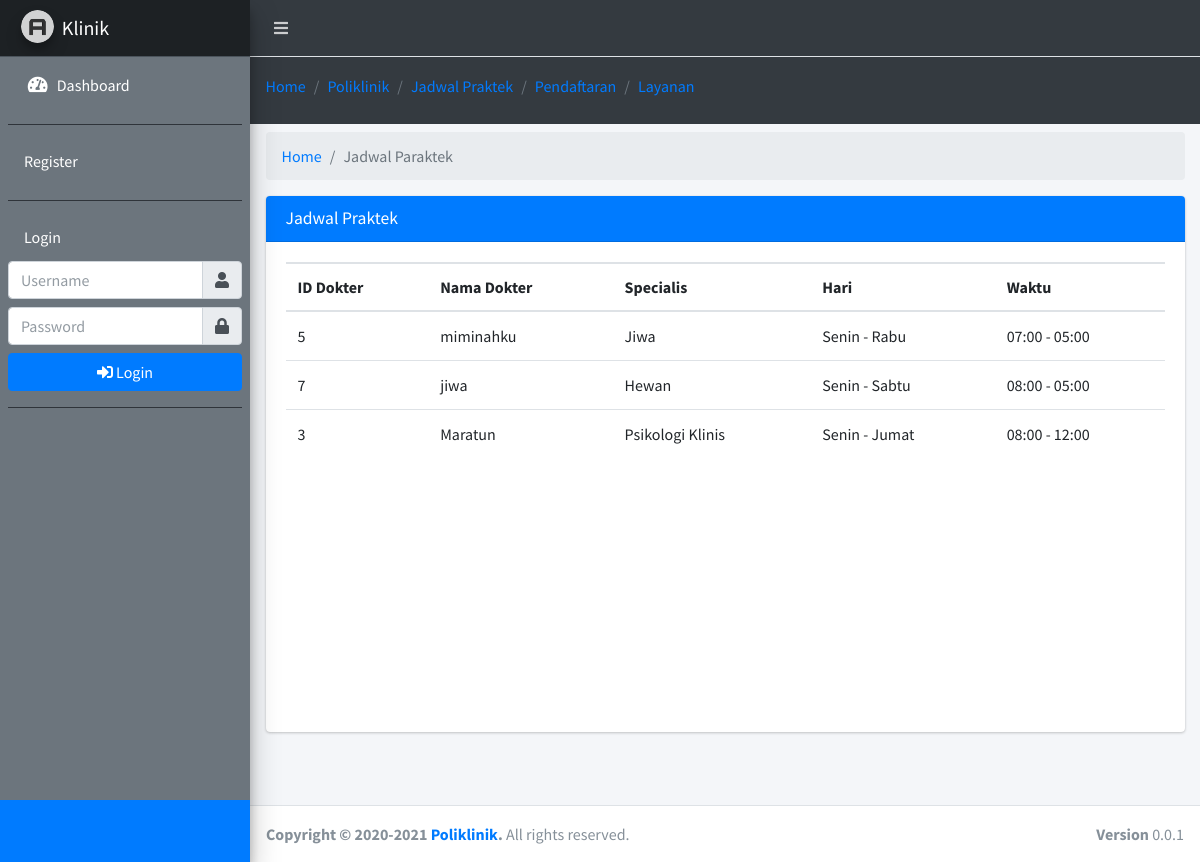
The page /?page=jadwal_praktek on the database as committed earlier.
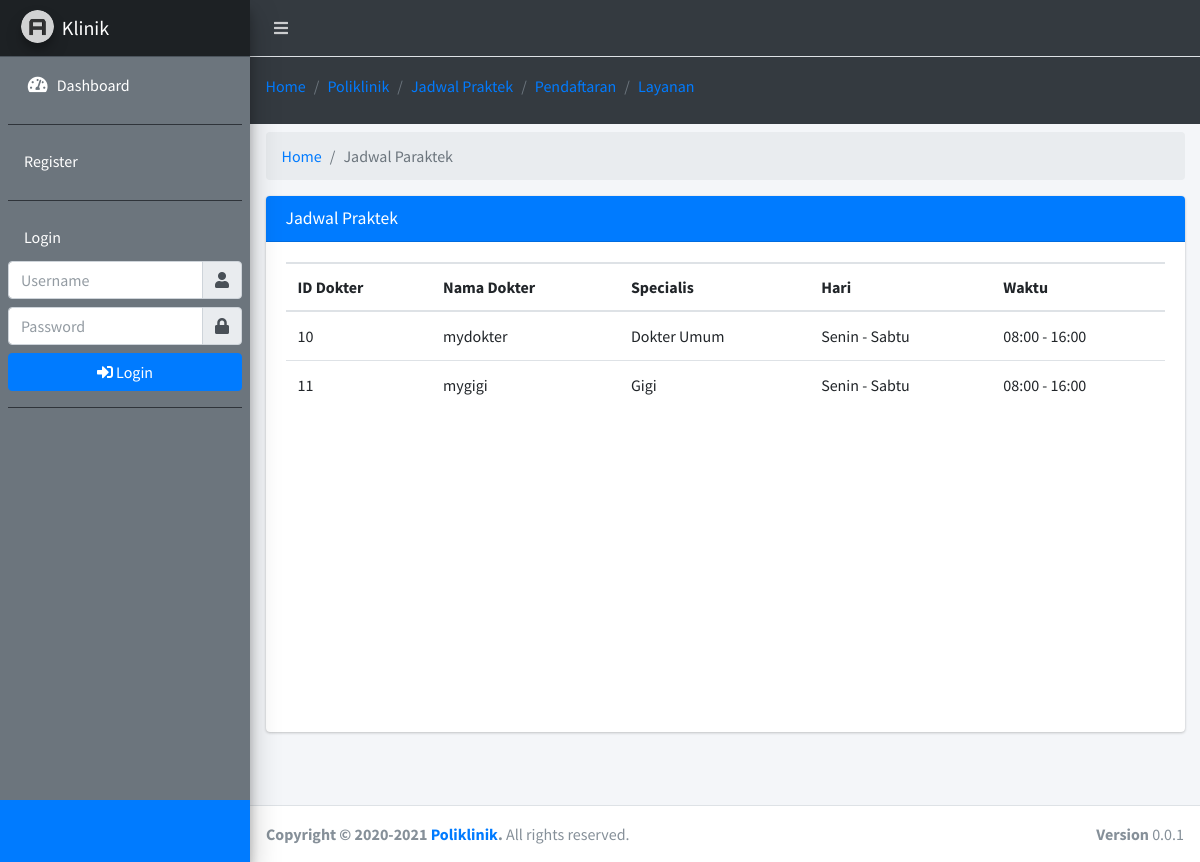
The same page on the database as committed later.
### tables this page shows
CREATE TABLE `tb_jadwal_praktek` (
  `id_jadwal_praktek` int(15) NOT NULL,
  `id_dokter` char(15) NOT NULL,
  `id_specialis` char(15) NOT NULL,
  `hari_awal` varchar(225) NOT NULL,
  `hari_akhir` varchar(225) NOT NULL,
  `waktu_buka` varchar(225) NOT NULL,
  `waktu_tutup` varchar(225) NOT NULL
);

CREATE TABLE `tb_dokter` (
  `id_dokter` int(11) NOT NULL,
  `id_user` char(15) NOT NULL,
  `id_specialis` char(15) NOT NULL
);

CREATE TABLE `tb_user` (
  `id_user` char(15) NOT NULL,
  `username` varchar(50) NOT NULL,
  `password` varchar(225) NOT NULL,
  `confirm_password` varchar(225) NOT NULL,
  `nama_user` varchar(30) NOT NULL,
  `jenis_kelamin` varchar(10) NOT NULL,
  `gol_darah` varchar(10) NOT NULL,
  `tempat_lahir` varchar(100) NOT NULL,
  `tanggal_lahir` varchar(225) NOT NULL,
  `agama` varchar(10) NOT NULL,
  `tgl_masuk` varchar(225) NOT NULL
);

CREATE TABLE `tb_specialis` (
  `id_specialis` char(15) NOT NULL,
  `specialis` varchar(50) NOT NULL
);

### home/jadwal_praktek.php (the view)
<div class="row mt-2">
	<div class="col-sm-12">
		<ol class="breadcrumb">
          <li class="breadcrumb-item"><a href="#">Home</a></li>
          <li class="breadcrumb-item active">Jadwal Paraktek</li>
        </ol>
	</div>
</div>
<div class="card">
	<div class="card-header bg-blue">
		<h5 class="card-title">Jadwal Praktek</h5>
	</div>
	<div class="card-body">
		<div class="row">
			<div class="col-sm-12">
				<div class="table-responsive p-0" style="height: 450px;">
					<table class="table table-head-fixed text-nowrap font-10">
						<thead>
							<tr>
								<th>ID Dokter</th>
								<th>Nama Dokter</th>
								<th>Specialis</th>
								<th>Hari</th>
								<th>Waktu</th>
							</tr>
						</thead>
						<tbody>
						<?php
						$sqls = mysqli_query($koneksi, "SELECT * FROM tb_jadwal_praktek X INNER JOIN tb_dokter Y ON y.id_dokter = x.id_dokter INNER JOIN tb_specialis z ON z.id_specialis = x.id_specialis INNER JOIN tb_user a ON a.id_user = y.id_user");
						while ($ds = mysqli_fetch_array($sqls)) { ?>
							<tr>
								<td><?= $ds['id_dokter']; ?></td>
								<td><?= $ds['nama_user']; ?></td>
								<td><?= $ds['specialis']; ?></td>
								<td><?= $ds['hari_awal']." - ".$ds['hari_akhir']; ?></td>
								<td><?= $ds['waktu_buka']." - ".$ds['waktu_tutup']; ?></td>
							</tr>
						<?php }
						?>
						</tbody>
					</table>
				</div>
			</div>
		</div>
	</div>
</div>

### header.php (shortened to what this page needs)
<!DOCTYPE html>
<html lang="en">
<head>
  <link rel="stylesheet" href="plugins/fontawesome-free/css/all.min.css">
  <link rel="stylesheet" href="plugins/overlayScrollbars/css/OverlayScrollbars.min.css">
  <link rel="stylesheet" href="dist/css/adminlte.min.css">
  <link rel="stylesheet" href="plugins/select2/css/select2.min.css">
  <link rel="stylesheet" href="plugins/select2-bootstrap4-theme/select2-bootstrap4.min.css">
  <link rel="stylesheet" href="plugins/daterangepicker/daterangepicker.css">
</head>
<body class="hold-transition sidebar-mini layout-fixed layout-navbar-fixed layout-footer-fixed">

### index.php (shortened to what this page needs)
<?php include "header.php"; ?>
<div class="wrapper">
  <nav class="main-header navbar navbar-expand navbar-dark navbar-light">
    <ul class="navbar-nav">
      <li class="nav-item">
        <a class="nav-link" data-widget="pushmenu" href="#" role="button"><i class="fas fa-bars"></i></a>
      </li>
    </ul>
  </nav>
  <aside class="main-sidebar sidebar-dark-primary elevation-4 bg-primary">
    <a href="index3.html" class="brand-link bg-dark">
      <img src="dist/img/AdminLTELogo.png" alt="AdminLTE Logo" class="brand-image img-circle elevation-3"
           style="opacity: .8">
      <span class="brand-text text-white">Klinik</span>
    </a>
    <div class="sidebar bg-gray">
      <nav class="mt-2">
        <ul class="nav nav-pills nav-sidebar flex-column" data-widget="treeview" role="menu" data-accordion="false">
          <li class="nav-item">
            <a href="index.php" class="nav-link text-white">
              <i class="nav-icon fas fa-tachometer-alt"></i>
              <p>
                Dashboard
              </p>
            </a>
          </li>
        </ul>
        <?php
        if (isset($_SESSION['id_user'])) { ?>
          <ul class="nav nav-pills nav-sidebar flex-column" data-widget="treeview" role="menu" data-accordion="false">
            <li class="nav-item">
              <a href="?page=pendaftaran_pasienlama" class="nav-link text-white">
                <i class="nav-icon fas fa-user"></i>
                <p>
                  Pendaftarann Pasien
                </p>
              </a>
            </li>
            <li class="nav-item">
              <a href="?page=antrian_pasien" class="nav-link text-white">
                <i class="nav-icon fas fa-clipboard-list"></i>
                <p>
                  Antrian Pasien
                </p>
              </a>
            </li>
          </ul>
        <?php }else{ ?>
        <hr class="bg-dark">
        <ul class="nav nav-pills nav-sidebar flex-column">
          <li class="nav-item">
            <a href="?page=register" class="nav-link text-white">
              Register
            </a>
          </li>
        </ul>
        <hr class="bg-dark">
        <ul class="nav nav-pills nav-sidebar flex-column">
          <li class="nav-item"><a href="" class="nav-link text-white">Login</a></li>
          <form action="proses_login.php" method="POST">
            <div class="input-group mb-2">
              <input type="text" class="form-control" name="username" placeholder="Username" required autofocus>
              <div class="input-group-append">
                <div class="input-group-text">
                  <span class="fas fa-user"></span>
                </div>
              </div>
            </div>
            <div class="input-group mb-2">
              <input type="password" class="form-control" name="password" placeholder="Password" required>
              <div class="input-group-append">
                <div class="input-group-text">
                  <span class="fas fa-lock"></span>
                </div>
              </div>
            </div>
            <div class="">
            <button type="submit" name="login" class="btn btn-primary btn-block"><i class="fa fa-sign-in-alt"></i> Login</button>
          </div>
          </form>
        </ul>
        <?php }
        ?>
        <hr class="bg-dark">
      </nav>
    </div>
  </aside>
  <div class="content-wrapper">
    <div class="content-header bg-dark">
      <div class="container-fluid">
        <div class="row mb-2">
          <div class="col-sm-12">
            <ol class="breadcrumb">
              <li class="breadcrumb-item"><a href="?page=home">Home</a></li>
              <li class="breadcrumb-item"><a href="?page=poliklinik">Poliklinik</a></li>
              <li class="breadcrumb-item"><a href="?page=jadwal_praktek">Jadwal Praktek</a></li>
              <?php
              if (isset($_SESSION['id_user'])) {
              }else{ ?>
                <li class="breadcrumb-item"><a href="?page=pendaftaran">Pendaftaran</a></li>
              <?php }
              ?>
              <li class="breadcrumb-item"><a href="?page=layanan">Layanan</a></li>
            </ol>
          </div>
        </div>
      </div>
    </div>
    <section class="content">
      <div class="container-fluid">
        <?php
        if (isset($_GET['page'])) {
          $page = $_GET['page'];
          switch ($page) {
            case 'jadwal_praktek':
              include "home/jadwal_praktek.php";
              break;
          }
        }else{
          include "home.php";
        }
        ?>
      </div>
    </section>
  </div>
</div>
  <?php include "footer.php"; ?>

### footer.php (shortened to what this page needs)
  <footer class="main-footer">
    <strong>Copyright &copy; 2020-2021 <a href="#">Poliklinik</a>.</strong>
    All rights reserved.
    <div class="float-right d-none d-sm-inline-block">
      <b>Version</b> 0.0.1
    </div>
  </footer>
</body>
</html>

Rows that differ between the two databases and show on the page:
removed tb_jadwal_praktek: id_dokter.id_dokter "5", tb_user.nama_user "miminahku", id_specialis.specialis "Jiwa", hari_awal "Senin", hari_akhir "Rabu", waktu_buka "07:00", waktu_tutup "05:00"
removed tb_jadwal_praktek: id_dokter.id_dokter "7", tb_user.nama_user "jiwa", id_specialis.specialis "Hewan", hari_awal "Senin", hari_akhir "Sabtu", waktu_buka "08:00", waktu_tutup "05:00"
removed tb_jadwal_praktek: id_dokter.id_dokter "3", tb_user.nama_user "Maratun", id_specialis.specialis "Psikologi Klinis", hari_awal "Senin", hari_akhir "Jumat", waktu_buka "08:00", waktu_tutup "12:00"
added tb_jadwal_praktek: id_dokter.id_dokter "10", tb_user.nama_user "mydokter", id_specialis.specialis "Dokter Umum", hari_awal "Senin", hari_akhir "Sabtu", waktu_buka "08:00", waktu_tutup "16:00"
added tb_jadwal_praktek: id_dokter.id_dokter "11", tb_user.nama_user "mygigi", id_specialis.specialis "Gigi", hari_awal "Senin", hari_akhir "Sabtu", waktu_buka "08:00", waktu_tutup "16:00"
